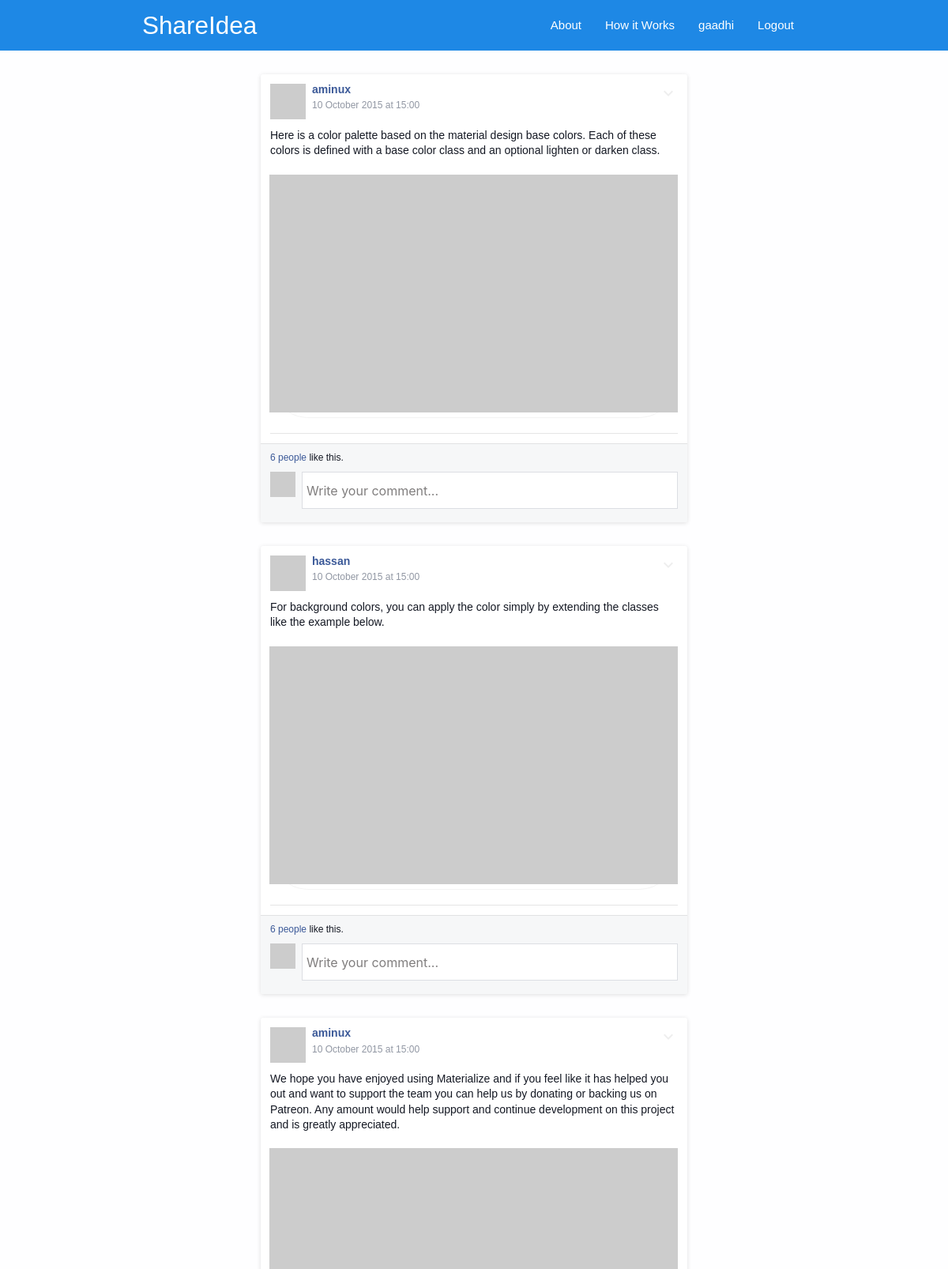
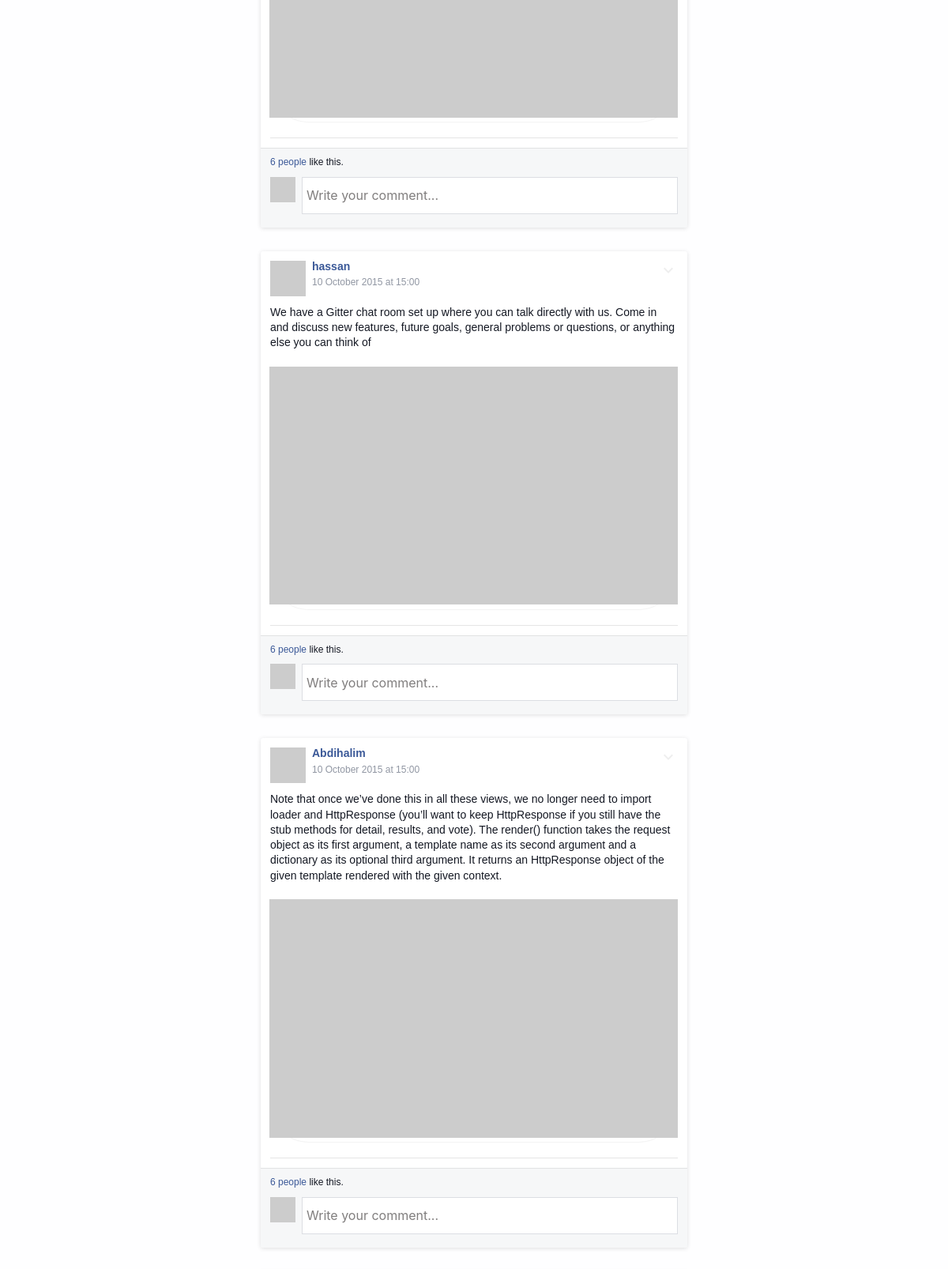
Screenshot of /pages/ (signed in, upper part) with the database file from the repository (2 pictures, top to bottom).
### pages/models.py (models this page shows)
class Post(models.Model):
    title = models.CharField(max_length=200)
    content = models.TextField()
    date_posted = models.DateTimeField(default=timezone.now)
    author = models.ForeignKey(User, on_delete=models.CASCADE)

### pages/views.py (the view)
# urls.py: path('', views.home, name="home-page"),
def home(request):
    context = {
        'posts': Post.objects.all()  # will loop using the key
    }
    return render(request, 'pages/home.html', context)

### pages/templates/pages/home.html
{% extends 'pages/base.html' %} {% block content %} {% for post in posts%}
<div class="facebook-box">
  <div class="content">
    <div class="right-icon">
      <i class="material-icons">keyboard_arrow_down</i>
    </div>
    <div class="row header">
      <div class="avatar">
        <img src="http://placehold.it/40x40" alt="" />
      </div>
      <div class="name">
        <h5>
          <a href="http://khoipro.com" target="_blank">{{ post.author }}</a>
        </h5>
        <span class="sub">10 October 2015 at 15:00</span>
      </div>
    </div>
    <div class="row text">
    {{post.content}}
    </div>
    <div class="row thumbnail">
      <img src="http://placehold.it/600x350" alt="" />
    </div>
    <hr />
  </div>
  <div class="footer">
    <a href="#">6 people</a> like this.
    <div class="row">
      <div class="small-avatar">
        <img src="http://placehold.it/32x32" alt="" />
      </div>
      <div class="write-comment">
        <input type="text" placeholder="Write your comment..." />
      </div>
    </div>
  </div>
</div>
{%endfor %} {% endblock content %}

### pages/templates/pages/base.html (shortened to what this page needs)
{% load static %}
<!DOCTYPE html>
<html lang="en">
  <head>
    <link
      rel="stylesheet"
      href="https://cdnjs.cloudflare.com/ajax/libs/materialize/1.0.0/css/materialize.min.css"
    />
    <link rel="stylesheet" href="{% static 'pages/css/main.css' %}" />
  </head>
  <body>
    <nav class="z-depth-0">
      <div class="nav-wrapper blue darken-1  ">
        <div class="container ">
          <a href="{% url 'home-page' %}" class="brand-logo">ShareIdea</a>
          <ul id="nav-mobile" class="right hide-on-med-and-down">
            <li><a href="# ">About</a></li>
            <li><a href="#">How it Works</a></li>
            {% if user.is_authenticated %}
            <li>
              <a href="{% url 'profile' %}">{{ user.username }}</a>
            </li>
            <li><a href="{% url 'logout' %}">Logout</a></li>
            {% else %}
            <li><a href="{% url 'register' %}">Register</a></li>
            <li><a href="{% url 'login' %}">Login</a></li>
            {% endif %}
          </ul>
        </div>
      </div>
    </nav>
    <div class="uk-container uk-container-small">
      {% block content %} {% endblock content %}
    </div>
  </body>
</html>

### pages/static/pages/css/main.css (style rules this page uses)
* { padding: 0; margin: 0; }
body { font-family: Georgia, 'Times New Roman', Times, serif; line-height: 1.3em; }
body { background: #fefeff; font-family: helvetica, arial, sans-serif; color: #141823; font-size: 14px; line-height: 1.38; }
h1, h2, h3, h4, h5, h6 { font-size: 13px; color: #141823; margin: 0; padding: 0; }
a { color: #3b5998; cursor: pointer; text-decoration: none; }
hr { line-height: 1px; height: 1px; color: rgba(0, 0, 0, 0.1); background: rgba(0, 0, 0, 0.1); border: 0; }
img { width: 100%; }
.facebook-box { width: 45%; margin: 30px auto; background: #fff; box-shadow: 0 1px 5px 0 rgba(66, 65, 65, 0.17); border-color: #e5e6e9 #dfe0e4 #d0d1d5; border-radius: 3px; }
.facebook-box .right-icon { float: right; width: 24px; height: 24px; color: #eee; cursor: pointer; }
.facebook-box .content { padding: 12px; }
.facebook-box .row.header { max-height: 45px; margin-bottom: 11px; }
.facebook-box .header .avatar { float: left; width: 45px; height: 45px; margin-right: 8px; }
.facebook-box .header .name { width: calc(100% - 40px - 8px); }
.facebook-box .header .name h5 { margin-bottom: 2px; font-weight: 700; font-size: 14px; }
.facebook-box .header .name span { color: #9197a3; font-size: 12px; }
.facebook-box .thumbnail { margin-top: 10px; margin-left: -1px; box-shadow: 0 1px 1px rgba(0, 0, 0, 0.05); border-radius: 50px; }
.facebook-box .footer { border-top: 1px solid #e1e2e3; margin: 0; padding: 9px 12px 7px 12px; font-size: 12px; background-color: #f6f7f8; border-radius: 0 0 3px 3px; color: #141823; overflow: hidden; }
.facebook-box .footer .row { margin-top: 10px; margin-bottom: 2px; overflow: hidden; }
.facebook-box .footer .small-avatar { width: 32px; height: 32px; float: left; margin-right: 8px; }
.facebook-box .footer .write-comment input[type='text'] { background: #fff; border: 1px solid #dcdee3; padding: 0 7px 0px 5px; min-height: 16px; width: calc(100% - 32px - 22px); float: left; }

### pages/static/pages/css/login.css (style rules this page uses)
::placeholder { color: rgb(128, 126, 126); }

### rows the page displays
Post: author "aminux", content "Here is a color palette based on the material design base colors. Each of these colors is defined with a base color class and an optional lighten or darken class."
Post: author "hassan", content "For background colors, you can apply the color simply by extending the classes like the example below."
Post: author "aminux", content "We hope you have enjoyed using Materialize and if you feel like it has helped you out and want to support the team you can help us by donating or backing us on Patreon. Any amount would help support and continue development on this project and is greatly appreciated."
Post: author "hassan", content "We have a Gitter chat room set up where you can talk directly with us. Come in and discuss new features, future goals, general problems or questions, or anything else you can think of"
Post: author "Abdihalim", content "Note that once we’ve done this in all these views, we no longer need to import loader and HttpResponse (you’ll want to keep HttpResponse if you still have the stub methods for detail, results, and vote). The render() function takes the request object as its first argument, a template name as its second argument and a dictionary as its optional third argument. It returns an HttpResponse object of the given template rendered with the given context."

### other values shown
{{ user.username }} "gaadhi"
